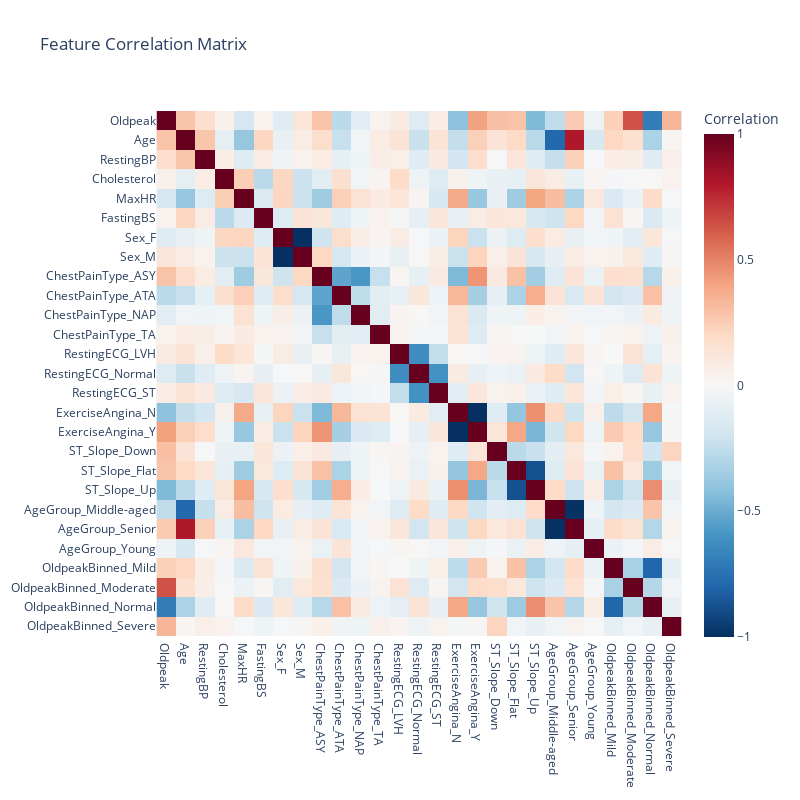

Notebook code for this chart:
### Markdown cell above
### Korrelationsmatrix

### Code cell
# Korrelationsmatrix
corr_fig = plot_correlation_matrix(X_train)
corr_fig.show()

### Figure 1 — Plotly figure (JSON) as saved in the notebook; plotly's stock layout.template omitted (floating-point values rounded to 4 significant figures; data arrays with more than 128 entries replaced by an {"elided": "..."} marker saying what was removed)
{"data": [{"coloraxis": "coloraxis", "hovertemplate": "x: %{x}<br>y: %{y}<br>Correlation: %{z}<extra></extra>", "name": "0", "type": "heatmap", "x": ["Oldpeak", "Age", "RestingBP", "Cholesterol", "MaxHR", "FastingBS", "Sex_F", "Sex_M", "ChestPainType_ASY", "ChestPainType_ATA", "ChestPainType_NAP", "ChestPainType_TA", "RestingECG_LVH", "RestingECG_Normal", "RestingECG_ST", "ExerciseAngina_N", "ExerciseAngina_Y", "ST_Slope_Down", "ST_Slope_Flat", "ST_Slope_Up", "AgeGroup_Middle-aged", "AgeGroup_Senior", "AgeGroup_Young", "OldpeakBinned_Mild", "OldpeakBinned_Moderate", "OldpeakBinned_Normal", "OldpeakBinned_Severe"], "xaxis": "x", "y": ["Oldpeak", "Age", "RestingBP", "Cholesterol", "MaxHR", "FastingBS", "Sex_F", "Sex_M", "ChestPainType_ASY", "ChestPainType_ATA", "ChestPainType_NAP", "ChestPainType_TA", "RestingECG_LVH", "RestingECG_Normal", "RestingECG_ST", "ExerciseAngina_N", "ExerciseAngina_Y", "ST_Slope_Down", "ST_Slope_Flat", "ST_Slope_Up", "AgeGroup_Middle-aged", "AgeGroup_Senior", "AgeGroup_Young", "OldpeakBinned_Mild", "OldpeakBinned_Moderate", "OldpeakBinned_Normal", "OldpeakBinned_Severe"], "yaxis": "y", "z": {"elided": "27x27 float values"}}], "layout": {"coloraxis": {"cmax": 1, "cmin": -1, "colorbar": {"title": {"text": "Correlation"}}, "colorscale": [[0, "rgb(5,48,97)"], [0.1, "rgb(33,102,172)"], [0.2, "rgb(67,147,195)"], [0.3, "rgb(146,197,222)"], [0.4, "rgb(209,229,240)"], [0.5, "rgb(247,247,247)"], [0.6, "rgb(253,219,199)"], [0.7, "rgb(244,165,130)"], [0.8, "rgb(214,96,77)"], [0.9, "rgb(178,24,43)"], [1, "rgb(103,0,31)"]]}, "height": 800, "title": {"text": "Feature Correlation Matrix"}, "width": 800, "xaxis": {"anchor": "y", "constrain": "domain", "domain": [0, 1], "scaleanchor": "y"}, "yaxis": {"anchor": "x", "autorange": "reversed", "constrain": "domain", "domain": [0, 1]}}}
